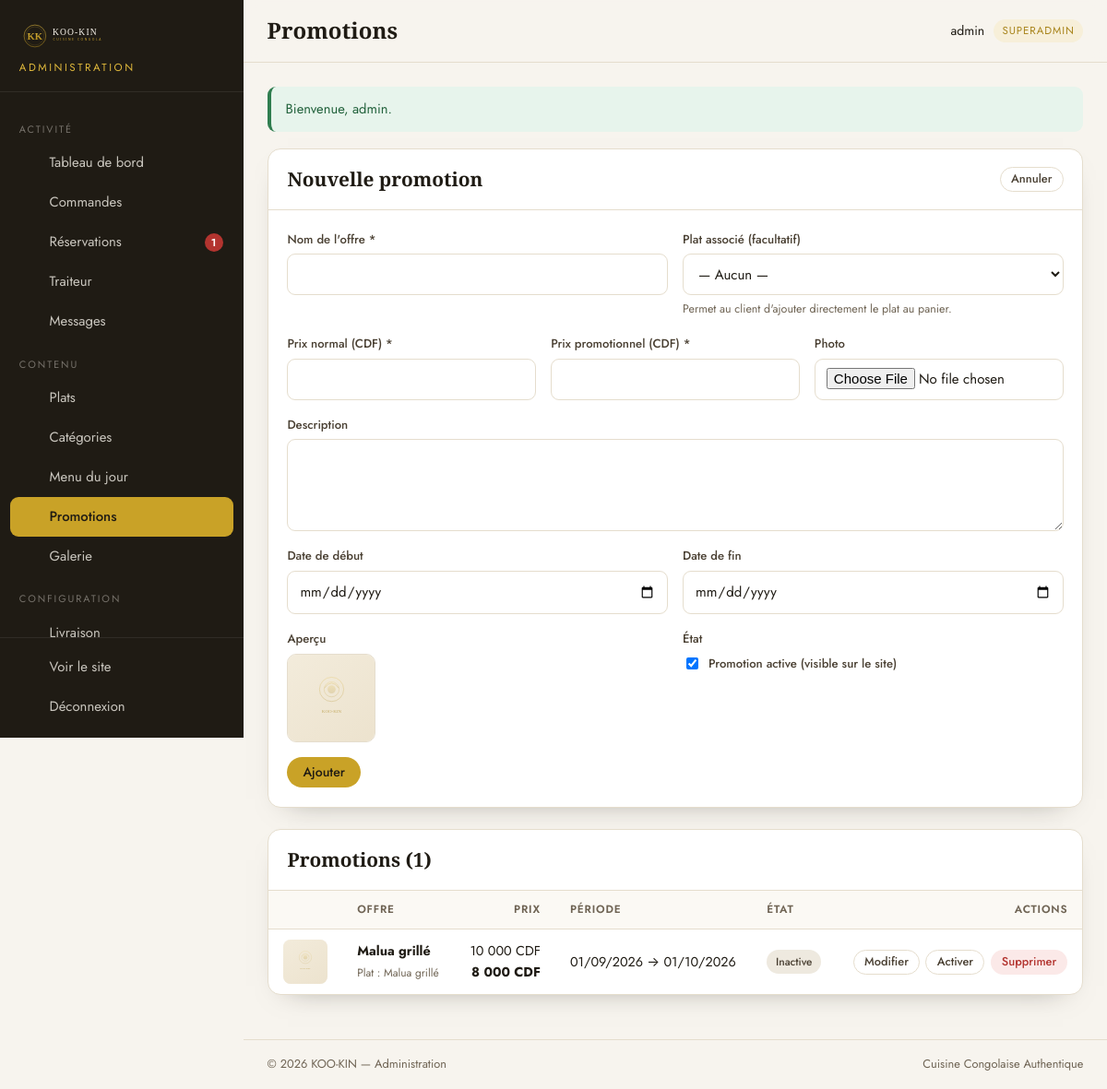
Page /admin/promotions.php?nouveau=1 (signed in) on the committed database.
### tables this page shows
CREATE TABLE `promotions` (
  `id` INT UNSIGNED NOT NULL AUTO_INCREMENT,
  `plat_id` INT UNSIGNED NULL,
  `nom` VARCHAR(150) NOT NULL,
  `description` TEXT NULL,
  `prix_normal` INT UNSIGNED NOT NULL,
  `prix_promo` INT UNSIGNED NOT NULL,
  `photo` VARCHAR(255) NULL,
  `date_debut` DATE NULL,
  `date_fin` DATE NULL,
  `actif` TINYINT(1) NOT NULL DEFAULT 1,
  `created_at` DATETIME NOT NULL DEFAULT CURRENT_TIMESTAMP,
  PRIMARY KEY (`id`),
  KEY `fk_promotions_plat` (`plat_id`),
  CONSTRAINT `fk_promotions_plat` FOREIGN KEY (`plat_id`)
    REFERENCES `plats` (`id`) ON DELETE SET NULL ON UPDATE CASCADE
);

CREATE TABLE `plats` (
  `id` INT UNSIGNED NOT NULL AUTO_INCREMENT,
  `categorie_id` INT UNSIGNED NOT NULL,
  `nom` VARCHAR(150) NOT NULL,
  `slug` VARCHAR(150) NOT NULL,
  `description` TEXT NULL,
  `prix` INT UNSIGNED NOT NULL,
  `photo` VARCHAR(255) NULL,
  `disponible` TINYINT(1) NOT NULL DEFAULT 1,
  `populaire` TINYINT(1) NOT NULL DEFAULT 0,
  `vegan` TINYINT(1) NOT NULL DEFAULT 0,
  `épicé` TINYINT(1) NOT NULL DEFAULT 0,
  `ordre` INT NOT NULL DEFAULT 0,
  `created_at` DATETIME NOT NULL DEFAULT CURRENT_TIMESTAMP,
  PRIMARY KEY (`id`),
  UNIQUE KEY `uq_plats_slug` (`slug`),
  KEY `fk_plats_categorie` (`categorie_id`),
  CONSTRAINT `fk_plats_categorie` FOREIGN KEY (`categorie_id`)
    REFERENCES `categories` (`id`) ON DELETE CASCADE ON UPDATE CASCADE
);

CREATE TABLE `parametres_site` (
  `id` INT UNSIGNED NOT NULL AUTO_INCREMENT,
  `cle` VARCHAR(100) NOT NULL,
  `valeur` TEXT NULL,
  `description` VARCHAR(255) NULL,
  PRIMARY KEY (`id`),
  UNIQUE KEY `uq_parametres_cle` (`cle`)
);

### admin/promotions.php (the view, shortened to what the rows shown need)
<?php
require __DIR__ . '/includes/init.php';
Auth::requireLogin();
$editId = admin_entier($_GET['edit'] ?? 0);
$promo = $editId > 0 ? db()->one('SELECT * FROM promotions WHERE id = ?', [$editId]) : null;
$promotions = db()->all('SELECT p.*, pl.nom AS plat_nom FROM promotions p LEFT JOIN plats pl ON pl.id = p.plat_id ORDER BY p.id DESC');
$admin_titre = 'Promotions';
require __DIR__ . '/includes/header.php';
?>
<div class="adm-carte">
    <div class="adm-carte__entete">
        <h2><?= $promo ? 'Modifier la promotion' : 'Nouvelle promotion' ?></h2>
    </div>
</div>
<div class="adm-carte">
    <div class="adm-carte__entete"><h2>Promotions (<?= count($promotions) ?>)</h2></div>
    <div class="adm-carte__corps adm-carte__corps--serre">
        <?php if ($promotions): ?>
            <div class="adm-table__wrap">
                <table class="adm-table">
                    <thead>
                        <tr><th></th><th>Offre</th><th class="num">Prix</th><th>Période</th><th>État</th><th class="num">Actions</th></tr>
                    </thead>
                    <tbody>
                        <?php foreach ($promotions as $p): ?>
                            <tr>
                                <td><img class="adm-table__media" src="<?= e(plat_photo($p['photo'] ?? null)) ?>" alt=""></td>
                                <td>
                                    <strong><?= e($p['nom']) ?></strong>
                                    <?php if ($p['plat_nom']): ?><br><small style="color:var(--brun-doux)">Plat : <?= e($p['plat_nom']) ?></small><?php endif; ?>
                                </td>
                                <td class="num"><span class="prix--barre" style="display:block"><?= e(format_prix((int) $p['prix_normal'])) ?></span><strong><?= e(format_prix((int) $p['prix_promo'])) ?></strong></td>
                                <td><?= $p['date_debut'] ? e(date('d/m/Y', strtotime((string) $p['date_debut']))) : '—' ?> → <?= $p['date_fin'] ? e(date('d/m/Y', strtotime((string) $p['date_fin']))) : '—' ?></td>
                                <td>
                                    <?php if ((int) $p['actif'] === 1): ?>
                                        <span class="adm-badge adm-badge--succes">Active</span>
                                    <?php else: ?>
                                        <span class="adm-badge adm-badge--neutre">Inactive</span>
                                    <?php endif; ?>
                                </td>
                                <td>
                                    <div class="adm-table__actions">
                                        <a href="<?= e(admin_url('promotions.php?edit=' . (int) $p['id'])) ?>" class="adm-btn adm-btn--contour adm-btn--sm">Modifier</a>
                                        <form method="post" action="<?= e(admin_url('promotions.php')) ?>">
                                            <button type="submit" class="adm-btn adm-btn--contour adm-btn--sm"><?= (int) $p['actif'] === 1 ? 'Désactiver' : 'Activer' ?></button>
                                        </form>
                                        <form method="post" action="<?= e(admin_url('promotions.php')) ?>" data-confirm="Supprimer la promotion « <?= e($p['nom']) ?> » ?">
                                            <button type="submit" class="adm-btn adm-btn--danger adm-btn--sm">Supprimer</button>
                                        </form>
                                    </div>
                                </td>
                            </tr>
                        <?php endforeach; ?>
                    </tbody>
                </table>
            </div>
        <?php else: ?>
            <div class="adm-vide"><strong>Aucune promotion</strong>Créez une offre pour la mettre en avant.</div>
        <?php endif; ?>
    </div>
</div>
<?php require __DIR__ . '/includes/footer.php';

### admin/includes/header.php (shortened to what the rows shown need)
<?php
$admin = Auth::user();
$admin_titre = $admin_titre ?? 'Tableau de bord';
?>
<!doctype html>
<html lang="fr">
<head>
    <link rel="stylesheet" href="<?= e(admin_url('assets/css/admin.css')) ?>">
</head>
<body>
<div class="adm">
    <div class="adm-main">
        <header class="adm-topbar">
            <h1 class="adm-topbar__titre"><?= e($admin_titre) ?></h1>
            <a href="<?= e(admin_url('compte.php')) ?>" class="adm-topbar__user" title="Mon compte">
                <span><?= e((string) ($admin['username'] ?? 'admin')) ?></span>
                <span class="adm-role"><?= e((string) ($admin['role'] ?? 'admin')) ?></span>
            </a>
        </header>
        <main class="adm-content">

### admin/includes/footer.php (shortened to what the rows shown need)
        </main>
        <footer class="adm-pied">
            <span>© <?= date('Y') ?> KOO-KIN — Administration</span>
            <span><?= e((string) param('site_slogan', 'Cuisine Congolaise Authentique')) ?></span>
        </footer>
    </div>
</div>
</body>
</html>

### rows in the picture
promotions: nom "Malua grillé", plat.nom "Malua grillé", prix_normal.valeur "10 000 CDF", prix_promo.valeur "8 000 CDF", date_debut "01/09/2026", date_fin "01/10/2026", actif "Inactive"
parametres_site: valeur "Cuisine Congolaise Authentique"

### other values in the picture
$groupe['section'] "ACTIVITÉ"
$lien['label'] "Tableau de bord"
$lien['label'] "Commandes"
$lien['label'] "Réservations"
$lien['badge'] "1"
$lien['label'] "Traiteur"
$lien['label'] "Messages"
$groupe['section'] "CONTENU"
$lien['label'] "Plats"
$lien['label'] "Catégories"
$lien['label'] "Menu du jour"
$lien['label'] "Promotions"
$lien['label'] "Galerie"
$groupe['section'] "CONFIGURATION"
$admin_titre "Promotions"
